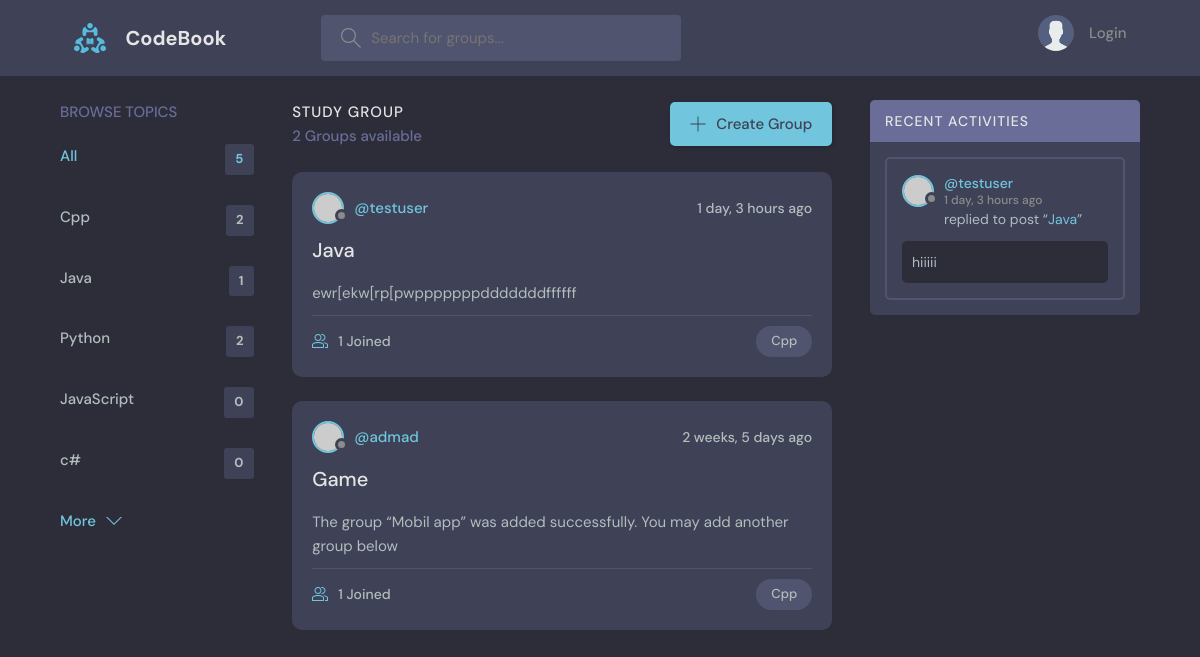
Screenshot of /?q=Cpp with the database file from the repository.
### main/models.py (models this page shows, shortened)
class Topic (models.Model):
    name = models.CharField(max_length=200)
    def __str__(self):
        return self.name

class Group(models.Model):
    host = models.ForeignKey(User, on_delete=models.SET_NULL, null=True)
    topic = models.ForeignKey(Topic, on_delete=models.CASCADE)
    name = models.CharField(max_length=200)
    discription = models.TextField(null=True, blank=True)
    participants = models.ManyToManyField(User, related_name='participants', blank=False)
    updated = models.DateTimeField(auto_now=True)
    created = models.DateTimeField(auto_now_add=True)
    class Meta:
        ordering = ['-updated', '-created']

class Message(models.Model):
    sender = models.ForeignKey(User, on_delete=models.CASCADE)
    group = models.ForeignKey("Group", on_delete=models.CASCADE)
    body = models.TextField()
    updated = models.DateTimeField(auto_now=True)
    created = models.DateTimeField(auto_now_add=True)

### main/views.py (the view)
# urls.py: 2. Add a URL to urlpatterns:  path('', views.home, name='home')
def home (request):
    q = request.GET.get('q') if request.GET.get('q') != None else ''
    all_count = Group.objects.all().count()
    groups = Group.objects.filter(
        Q(topic__name__icontains=q) |
        Q(name__icontains=q) |
        Q(discription__icontains=q) |
        Q(host__username__icontains=q)
    )
    msgs = []
    for group in groups:
        msgs+=group.message_set.all()
    topics = Topic.objects.all()
    return render(request, 'main/home.html', {
        'groups':groups,
        'topics': topics,
        'group_count': groups.count(),
        'msgs': msgs,
        'all': all_count,
        })

### main/templates/main/home.html (shortened to what this page needs)
{% extends "base.html" %}
{% load static %}
{% block content %}
<body>
  <main class="layout layout--3">
    <div class="container">
      <div class="topics">
        {% include "main/components/topics.html" %}
      </div>
      <div class="roomList">
        <div class="roomList__header">
          <div>
          <h2>Study Group</h2>
          <p>{{group_count}} Groups available</p>
          </div>
          <a class="btn btn--main" href="{% url "create-group" %}">
          <svg
              version="1.1"
              xmlns="http://www.w3.org/2000/svg"
              width="32"
              height="32"
              viewBox="0 0 32 32"
          >
              <title>add</title>
              <path
              d="M16.943 0.943h-1.885v14.115h-14.115v1.885h14.115v14.115h1.885v-14.115h14.115v-1.885h-14.115v-14.115z"
              ></path>
          </svg>
          Create Group
          </a>
      </div>
        {% include "main/components/feed.html" %}
      </div>
      <div class="activities">
        {% include "main/components/recent_activity.html" %}
      </div>
    </div>
  </main>
</body>
{% endblock content %}

### main/templates/main/components/topics.html (shortened to what this page needs)
<div class="topics__header">
  <h2>Browse Topics</h2>
</div>
<ul class="topics__list">
  <li>
    <a href="{% url 'main-home' %}" class="active">All <span>{{all}}</span></a>
  </li>
  {% for topic in topics %}
  <li>
    <a href="{% url 'main-home' %}?q={{topic.name}}"
      >{{topic}} <span>{{topic.group_set.all.count}}</span></a
    >
  </li>
  {% endfor %}
  <a class="btn btn--link" href="topics.html">
    More
    <svg
      version="1.1"
      xmlns="http://www.w3.org/2000/svg"
      width="32"
      height="32"
      viewBox="0 0 32 32"
    >
      <title>chevron-down</title>
      <path d="M16 21l-13-13h-3l16 16 16-16h-3l-13 13z"></path>
    </svg>
  </a>
</ul>

### main/templates/main/components/feed.html (shortened to what this page needs)
{% for group in groups %}
<div class="roomListRoom">
    <div class="roomListRoom__header">
    <a href="{% url 'users-profile' group.host.id %}" class="roomListRoom__author">
        <div class="avatar avatar--small">
        <img src="https://randomuser.me/api/portraits/women/11.jpg" />
      </div>
      <span>@{{group.host.username}}</span>
    </a>
    <div class="roomListRoom__actions">
        <span>{{group.created|timesince}} ago</span>
    </div>
  </div>
    <div class="roomListRoom__content">
    <a href="{% url 'group-veiw' group.id %}">{{group.name}}</a>
     <p>
        {{group.discription}}
    </p>
    </div>
    <div class="roomListRoom__meta">
    <a href="room.html" class="roomListRoom__joined">
      {{group.participants.count}} Joined
    </a>
    <p class="roomListRoom__topic">{{group.topic.name}}</p>
  </div>
</div>
{% endfor %}

### main/templates/main/components/recent_activity.html (shortened to what this page needs)
<div class="activities__header">
  <h2>Recent Activities</h2>
</div>
{% for msg in msgs %}
<div class="activities__box">
  <div class="activities__boxHeader roomListRoom__header">
    <a
      href="{% url 'users-profile' msg.sender.id %}"
      class="roomListRoom__author"
    >
      <div class="avatar avatar--small">
        <img src="https://randomuser.me/api/portraits/women/11.jpg" />
      </div>
      <p>
        @{{msg.sender}}
        <span>{{msg.created|timesince}} ago</span>
      </p>
    </a>
  </div>
  <div class="activities__boxContent">
    <p>
      replied to post “<a href="{% url 'group-veiw' msg.group.id %}"
        >{{msg.group.name}}</a
      >”
    </p>
    <div class="activities__boxRoomContent">{{msg.body}}</div>
  </div>
</div>
{% endfor %}

### rows the page displays
Topic: name "Cpp", group_set.all.count "2"
Topic: name "Java", group_set.all.count "1"
Topic: name "Python", group_set.all.count "2"
Topic: name "JavaScript", group_set.all.count "0"
Topic: name "c#", group_set.all.count "0"
Group: host.username "testuser", created "1 day, 3 hours", name "Java", discription "ewr[ekw[rp[pwpppppppdddddddffffff", participants.count "1", topic.name "Cpp"
Group: host.username "admad", created "2 weeks, 5 days", name "Game", discription "The group “Mobil app” was added successfully. You may add another group below", participants.count "1", topic.name "Cpp"
Message: sender "testuser", created "1 day, 3 hours", group.name "Java", body "hiiiii"

### other values shown
{{ all }} "5"
{{ group_count }} "2"
